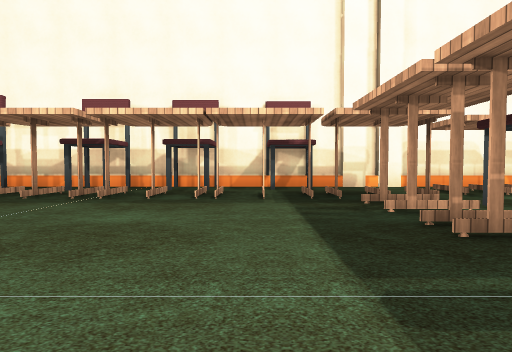
View 1 (above)

17 first-person views from a walk through a Unity game level. The camera is 0.23 m above the floor, tilts 2° down and sees 80° across. The floor is counted in squares, 0.5 m on a side. Each view is taken from the middle of a square. On the plan, view 1 faces up. The plan holds only what a view shows up to about 9 squares ahead; the rest is blank. The place goes on beyond the plan. The player is left out. Some surface patterns are stand-ins.

View 2
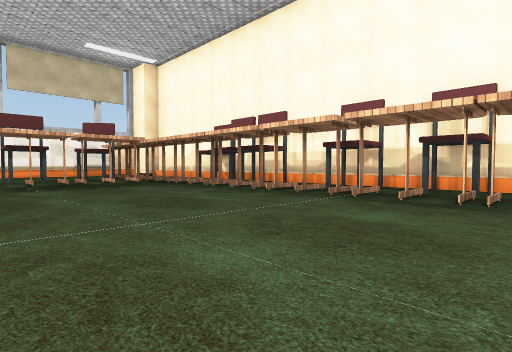

View 3
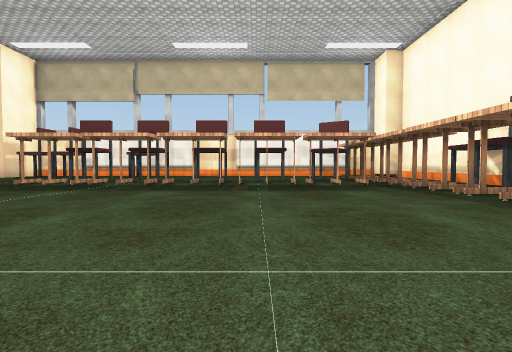

View 4
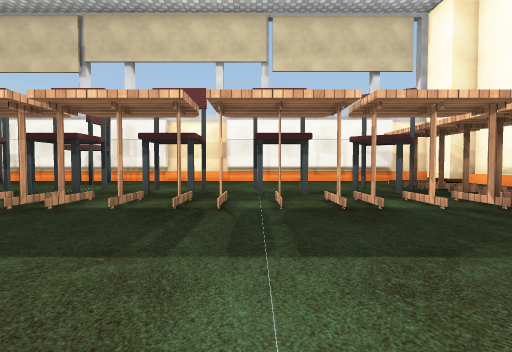

View 5
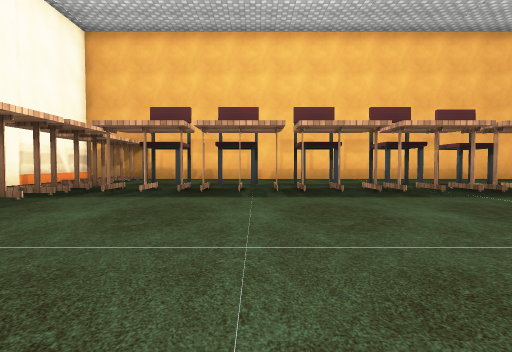

View 6
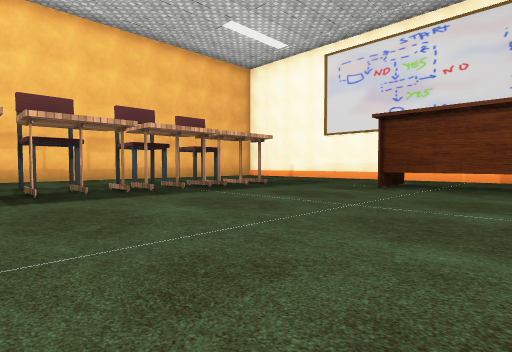

View 7
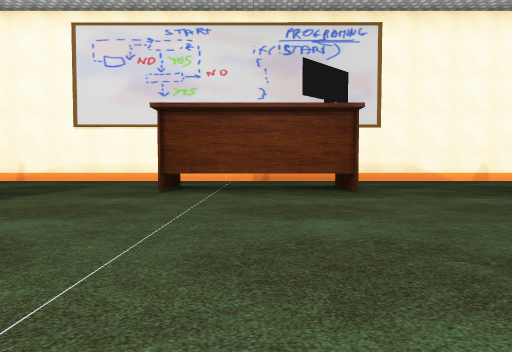

View 8
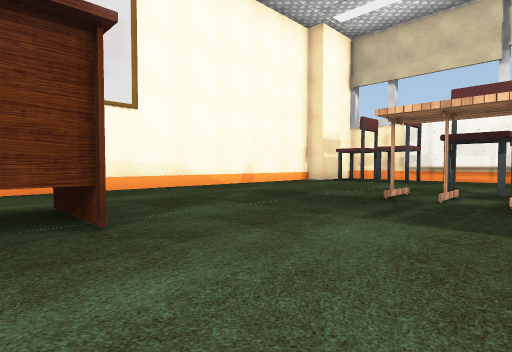

View 9
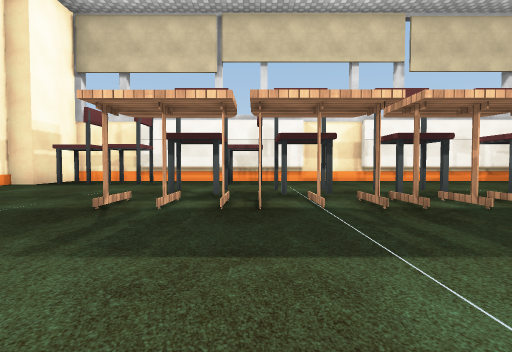

View 10
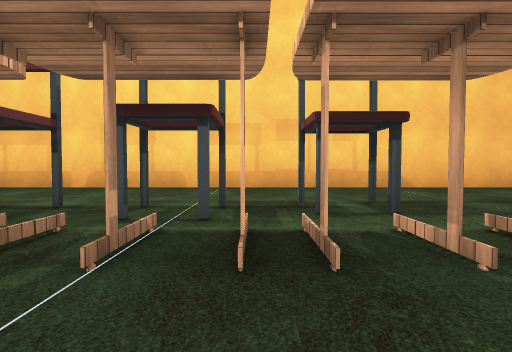

View 11
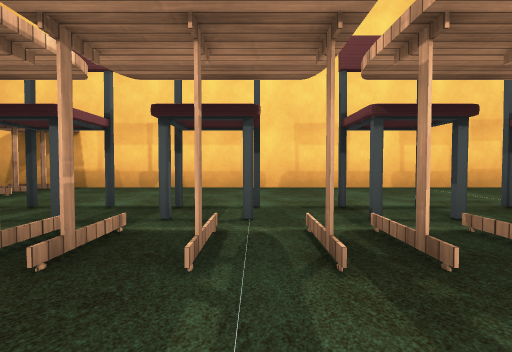

View 12
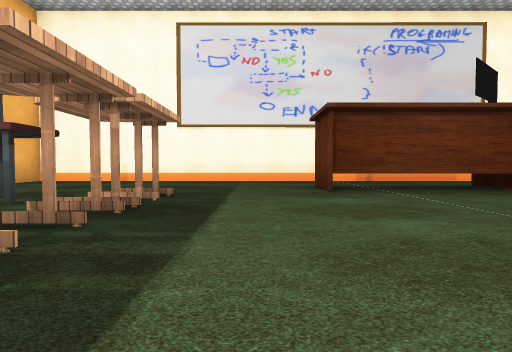

View 13
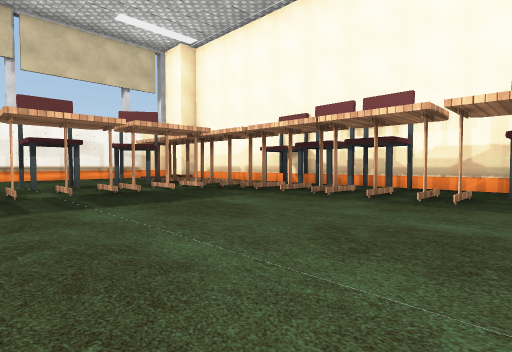

View 14
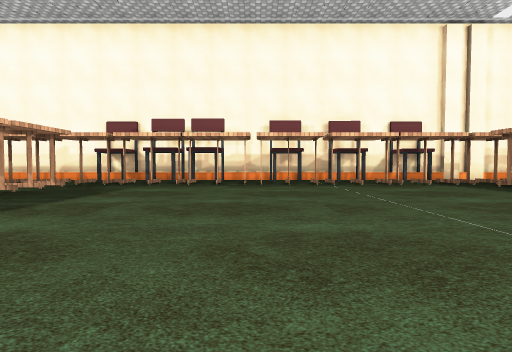

View 15
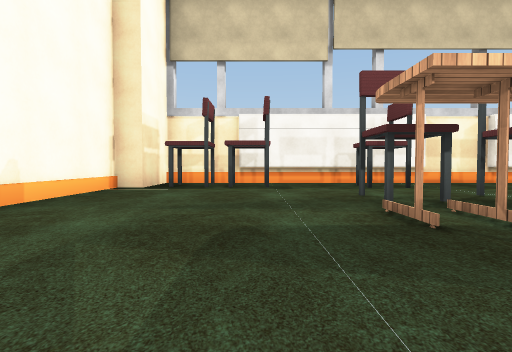

View 16
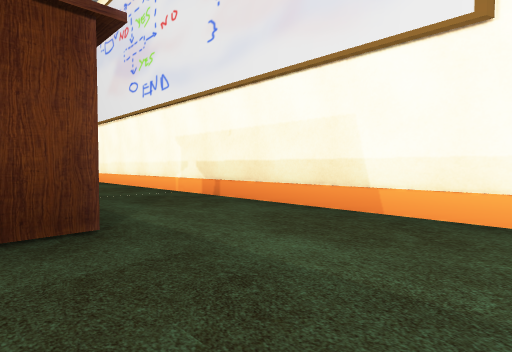

View 17
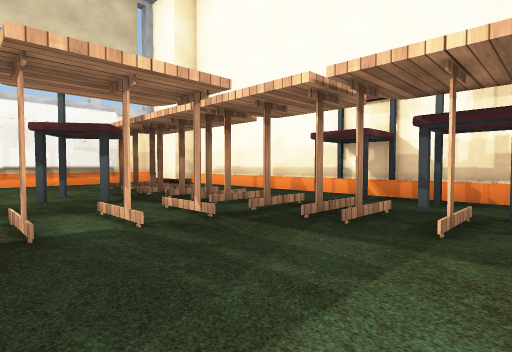

### Floor plan
Key: @ floor where view 1 was taken; # wall or solid block; . floor; v drop or lower ground; C chair; T table; B block; R radiator.
Columns run from 15 left of view 1 to 6 right of it. Each row starts with its distance up from view 1.
  7 BB## ##############
  6  ######C##C#C#CC#  ###
  5  #  ....CCC.......TTTT
  4  R.TTTTTTTT.T.TTTT...#
  3  R...C...........TC..#
  2  R...C.T.........TC..#
  1  R.....T.........TC..#
  0  #...C.........@..C..#
 -1 v#...C.T.........TC..#
 -2  R..C..T.........TC..#
 -3  R...C.T.........TC..#
 -4  R.CCC.T.........TCC.#
 -5  R.....T..T.TT...T...#
 -6  R.C......TT..T......#
 -7 v#.C.......T.........#
 -8 v#C..................#
 -9    ###################

Positions as (right, up) in squares from view 1, and headings:
1: (0, 0), facing up
2: (0, 0), facing up-left
3: (-1, 1), facing left
4: (-5, 1), facing left
5: (-4, 1), facing right
6: (-4, 1), facing down-right
7: (-3, 0), facing down
8: (-4, -3), facing down-left
9: (-5, -3), facing left
10: (0, -3), facing right
11: (0, 1), facing right
12: (0, 0), facing down
13: (-3, 0), facing up-left
14: (-4, -3), facing up
15: (-6, -6), facing left
16: (-7, -6), facing down-right
17: (-6, 2), facing up-left
